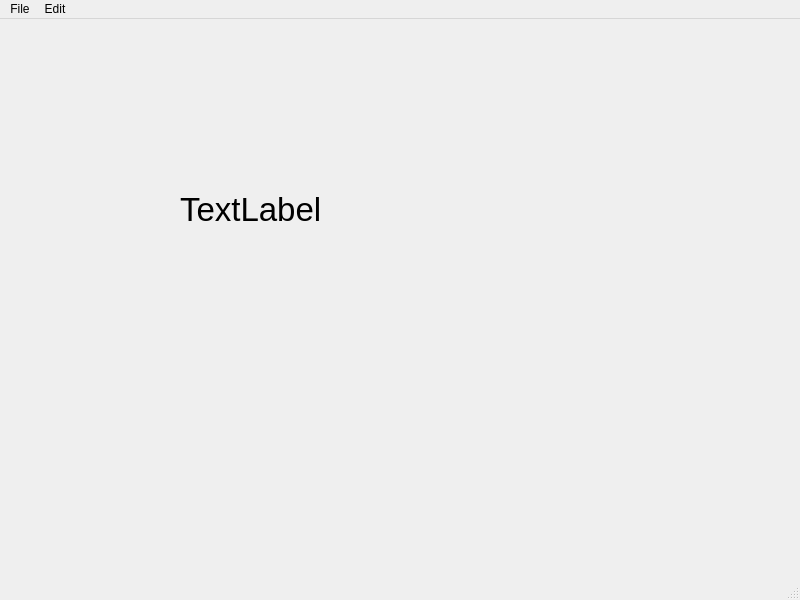
<?xml version="1.0" encoding="UTF-8"?>
<ui version="4.0">
 <class>MainWindow</class>
 <widget class="QMainWindow" name="MainWindow">
  <property name="geometry">
   <rect>
    <x>0</x>
    <y>0</y>
    <width>800</width>
    <height>600</height>
   </rect>
  </property>
  <property name="windowTitle">
   <string>MainWindow</string>
  </property>
  <widget class="QWidget" name="centralwidget">
   <widget class="QLabel" name="label">
    <property name="geometry">
     <rect>
      <x>180</x>
      <y>120</y>
      <width>201</width>
      <height>141</height>
     </rect>
    </property>
    <property name="font">
     <font>
      <pointsize>25</pointsize>
     </font>
    </property>
    <property name="text">
     <string>TextLabel</string>
    </property>
   </widget>
  </widget>
  <widget class="QMenuBar" name="menubar">
   <property name="geometry">
    <rect>
     <x>0</x>
     <y>0</y>
     <width>800</width>
     <height>22</height>
    </rect>
   </property>
   <widget class="QMenu" name="menuFile">
    <property name="title">
     <string>File</string>
    </property>
    <addaction name="actionNew"/>
    <addaction name="actionSave"/>
   </widget>
   <widget class="QMenu" name="menuEdit">
    <property name="title">
     <string>Edit</string>
    </property>
    <addaction name="actionCopy"/>
    <addaction name="actionPaste"/>
   </widget>
   <addaction name="menuFile"/>
   <addaction name="menuEdit"/>
  </widget>
  <widget class="QStatusBar" name="statusbar"/>
  <action name="actionNew">
   <property name="text">
    <string>New</string>
   </property>
   <property name="statusTip">
    <string>Create a new file</string>
   </property>
   <property name="shortcut">
    <string>Ctrl+N</string>
   </property>
  </action>
  <action name="actionSave">
   <property name="text">
    <string>Save</string>
   </property>
   <property name="statusTip">
    <string>Save a file</string>
   </property>
   <property name="shortcut">
    <string>Ctrl+S</string>
   </property>
  </action>
  <action name="actionCopy">
   <property name="text">
    <string>Copy</string>
   </property>
   <property name="statusTip">
    <string>Save a file</string>
   </property>
   <property name="shortcut">
    <string>Ctrl+C</string>
   </property>
  </action>
  <action name="actionPaste">
   <property name="text">
    <string>Paste</string>
   </property>
   <property name="statusTip">
    <string>Paste a file</string>
   </property>
   <property name="shortcut">
    <string/>
   </property>
  </action>
 </widget>
 <resources/>
 <connections/>
</ui>
